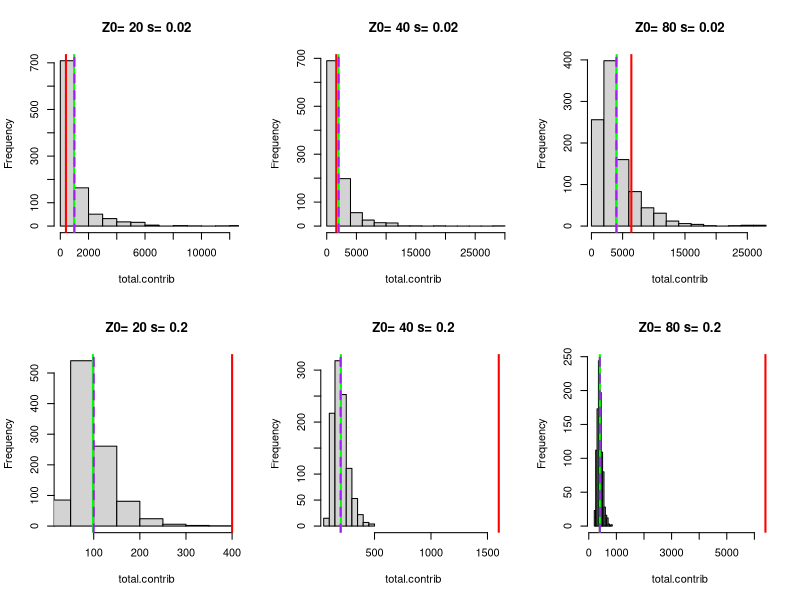

This chart was generated by the following R code:
ninds <- 1e3
ngens <- 6e2

# reviewer's assertion: families of size K live for K generations and so contribute K^2 to the total
# my assertion:
#  E[ sum_{t \ge 0} Z_t | Z_0=K ] = K sum_{t \ge 0} (1-s)^t = K / s 
# oh: but time TO HIT K starting from 1 is proportional to K, given that you do
#      and total contribution in this case is indeed K^2

f <- function (ninit,s) {
    gens <- matrix( 0, nrow=ninds, ncol=ngens )
    gens[,1] <- ninit
    for (k in 2:ncol(gens)) {
        gens[,k] <- rpois( nrow(gens), gens[,k-1]*(1-s) )
    }

    # this does total time
    if (FALSE) {
        t.zero <- 1+rowSums(gens!=0)
        hist(t.zero,main=paste("Z0=", ninit, "s=",s),xlim=range(t.zero,ninit))
        abline(v=ninit, col='red',lwd=2)
        abline(v=mean(t.zero),lwd=2,col='green')
    }

    # layout(t(1:2))
    # plot(colMeans(ttt,na.rm=TRUE))
    # matplot(t(gens[apply(gens,1,max)>10,1:100]),type='l')

    # and this does total contribution
    total.contrib <- rowSums(gens)
    hist(total.contrib,main=paste("Z0=", ninit, "s=",s),xlim=range(total.contrib,ninit^2))
    abline(v=ninit^2, col='red',lwd=2)
    abline(v=mean(total.contrib),lwd=2,col='green')
    abline(v=ninit/s,lwd=2,col='purple',lty=2)
}


layout(matrix(1:6,nrow=2))

f(20,.02)
f(20,.2)
f(40,.02)
f(40,.2)
f(80,.02)
f(80,.2)
